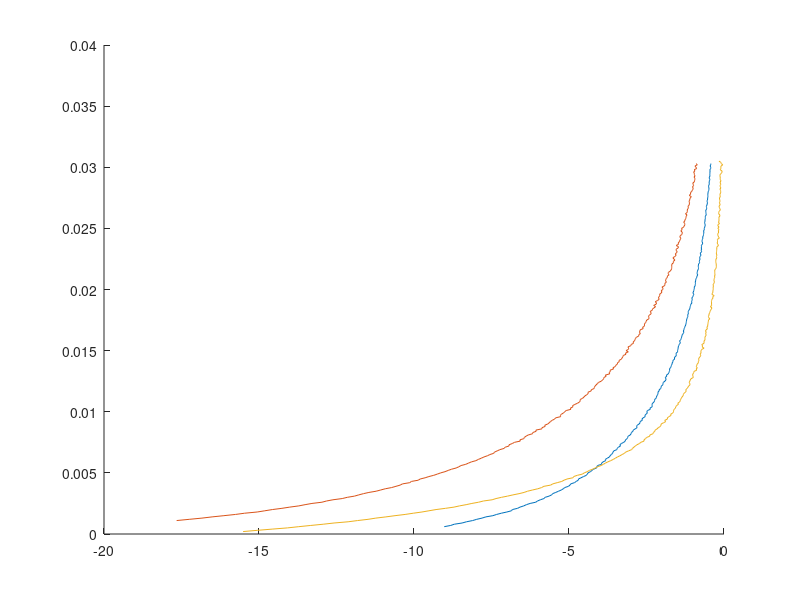

Source code (MATLAB):
clear all
close all
clc

load mesures_forces/Fs.mat
load mesures_forces/Fe_attraction.mat

figure(1)
hold on
plot(Fe_m1A, z_m1A)
plot(Fe_m2A, z_m2A)
plot(Fs, z_pos)
hold off

% use cftool